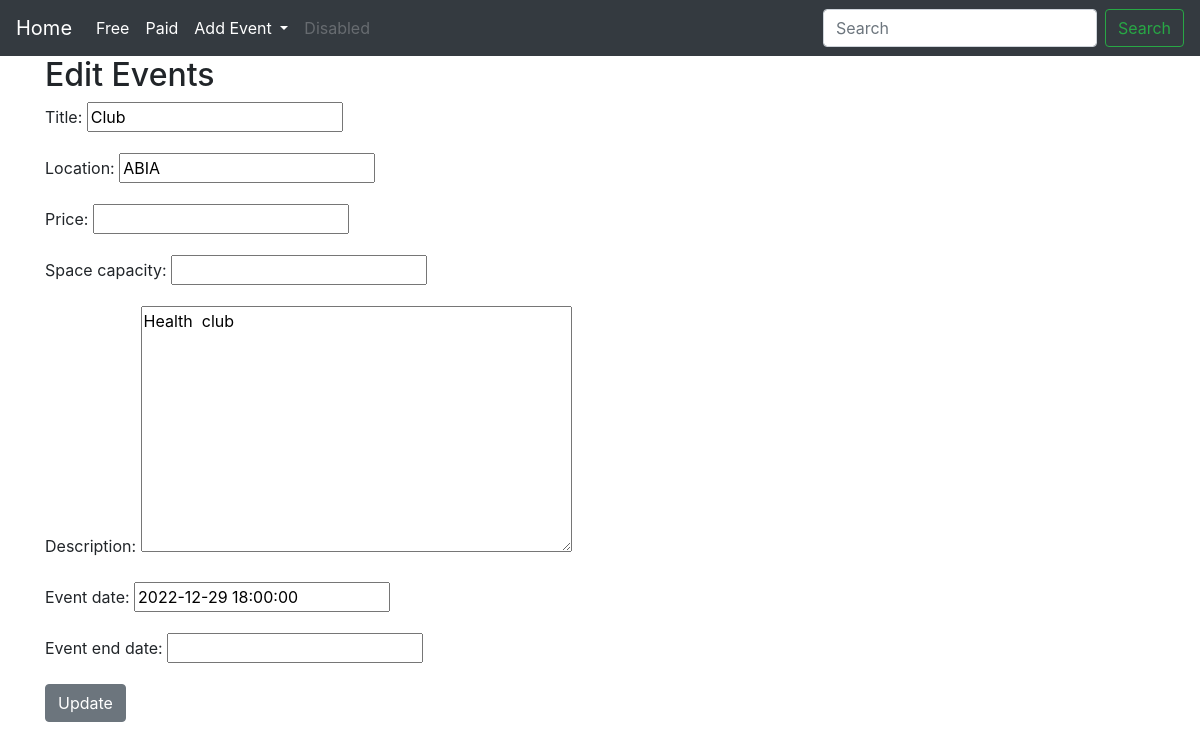
Page /event/edit/2/ on the committed database.
### TheEvent/models.py (models this page shows, shortened)
class Event(models.Model):
    title =models.CharField(max_length=255)
    author = models.ForeignKey(User, on_delete=models.CASCADE)
    location = models.CharField(max_length=100)
    free = models.CharField(max_length=100, blank=True, null=True,)
    price = models.CharField(max_length=100, blank=True, null=True,)
    space_capacity = models.CharField(max_length=100, blank=True, null=True,)
    description = models.TextField(max_length=5000, blank=True, null=True,)
    event_date = models.DateTimeField(null=True, blank=True)
    event_end_date = models.DateTimeField(null=True, blank=True)
    header_image = models.ImageField(null=True, blank=True, upload_to="images/")

### TheEvent/views.py (the view)
# urls.py: path('event/edit/<int:pk>/', UpdateEventView.as_view(), name= "update_event" ),
class UpdateEventView(UpdateView):
    model = Event
    template_name = 'update-event.html'
    fields = ['title', 'location', 'price', 'space_capacity', 'description', 'event_date', 'event_end_date']

### TheEvent/templates/update-event.html (shortened to what this page needs)
{%extends 'base.html'%}
{%block content %}
    <h2> Edit Events </h2>
    <div class="form-group">
        <form method="POST">
            {{form.as_p}}
            <button class= 'btn btn-secondary'> Update </button>
    </div>
{%endblock%}

### rows in the picture
Event: title "Club", location "ABIA", description "Health club", event_date "2022-12-29 18:00:00"
